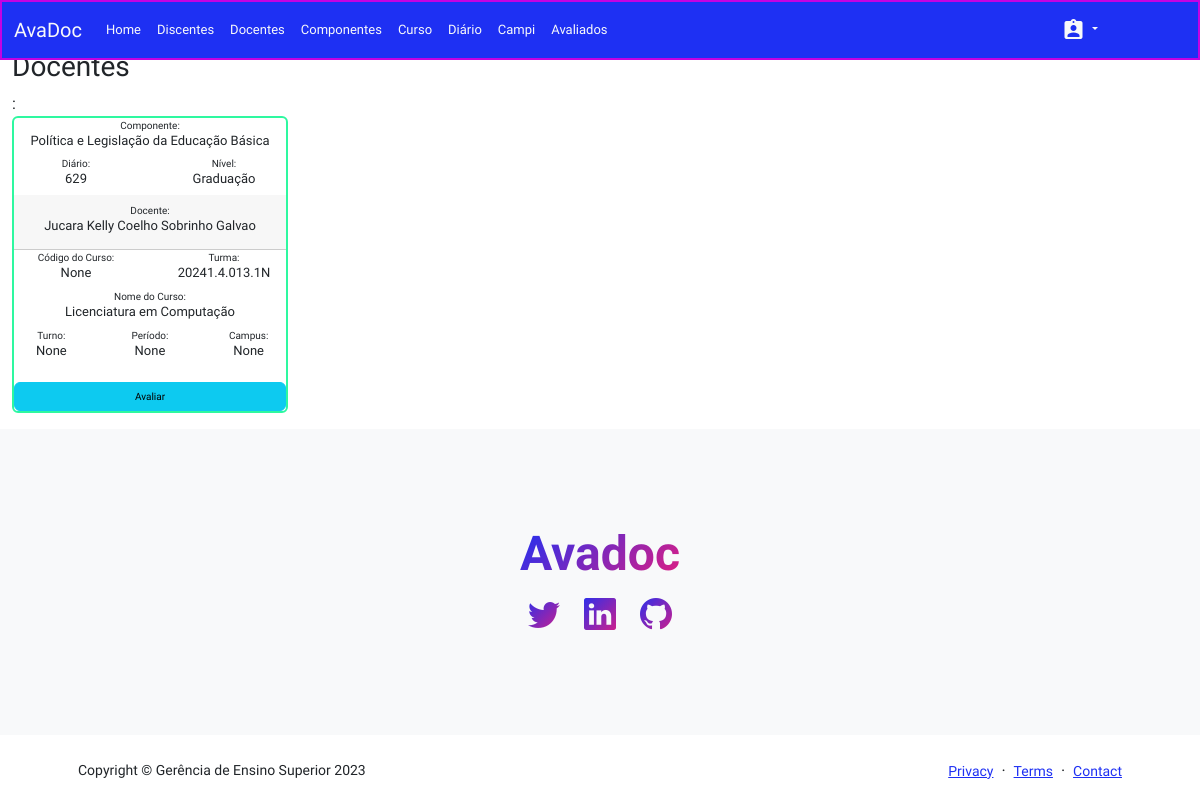
Screenshot of /index/20241.4.013.1N (signed in) with the database file from the repository.
### avadocApp/models.py (models this page shows, shortened)
class Diario(models.Model):
    id_diario = models.AutoField(primary_key=True)
    cod_diario =models.CharField(max_length=200, blank=True, null=True)
    sigla_diario = models.CharField(max_length=200, blank=True, null=True)
    nome_diario_componente = models.CharField(max_length=200, blank=True, null=True)
    siape_diario = models.CharField(max_length=200, blank=True, null=True)
    nivel_diario = models.CharField(max_length=200, blank=True, null=True)
    docente_diario = models.CharField(max_length=200, blank=True, null=True)
    ch_diario =models.CharField(max_length=200, blank=True, null=True)
    ch_aula_diario =models.CharField(max_length=200, blank=True, null=True)
    cod_curso_diario =models.CharField(max_length=200, blank=True, null=True)
    turma_diario= models.CharField(max_length=200, blank=True, null=True)
    nome_curso_diario = models.CharField(max_length=200, blank=True, null=True)
    turno_curso_diario = models.CharField(max_length=200, blank=True, null=True)
    periodo_diario = models.CharField(max_length=200, blank=True, null=True)
    campus_diario =models.CharField(max_length=200, blank=True, null=True)
    qtd_aluno_diario =models.CharField(max_length=200, blank=True, null=True)
    turma_discente = models.ForeignKey(Discente, models.DO_NOTHING, db_column='turma_discente', blank=True, null=True)

### avadocApp/views.py (the view)
# urls.py: path('index/<str:turma>', index, name='index'),
def index(request, turma):
    if request.user.is_authenticated:
        msg = ":"
        avaliados = Avadoc.objects.all()
        profs = Docente.objects.all()
        docentes = Diario.objects.all().filter(turma_diario=turma).values()
        discentes = Discente.objects.all()
        if len(docentes) == 0:
            return redirect('pag_sem_prof')
        else:
            return render(request, 'avadoc/index_div_r.html',
                          {'avaliados': avaliados, 'docentes': docentes, 'discentes': discentes, 'profs': profs, 'msg':msg})
    else:
        return render(request, "avadoc/pag_erro.html")

### avadocApp/templates/avadoc/index_div_r.html (shortened to what this page needs)
{% extends "avadoc/base.html" %}
{% load widget_tweaks %}
{% block corpo %}
    <h3>Docentes</h3>
     {{ msg }}
    <main class="row" style="color: rgb(197,1,226);">
        {% for diario in docentes %}
            <div class="col-lg-3 mb-3">
                <div class="card" style="border: solid 2px rgb(46,248,160); font-size: x-small; text-align: center;">
                    <div>
                        <label for="comp">Componente:</label>
                        <h6 id="comp" style="font-size: small">{{ diario.nome_diario_componente }}</h6>
                    </div>
                    <div class="row">
                        <div class="col-lg-6">
                            <label for="diario">Diário:</label>
                            <h6 id="diario" style="font-size: small">{{ diario.id_diario }}</h6>
                        </div>
                        <div class="col-lg-6">
                            <label for="nivel">Nível:</label>
                            <h6 id="nivel" style="font-size: small">{{ diario.nivel_diario }}</h6>
                        </div>
                    </div>
                    <div class="card-header">
                        <label for="prof">Docente:</label>
                        <h6 id="prof" style="font-size: small">{{ diario.docente_diario }}</h6>
                    </div>
                    <div class="row">
                        <div class="col-lg-6">
                            <label for="cod_curso">Código do Curso:</label>
                            <h6 id="cod_curso" style="font-size: small">{{ diario.cod_curso_diario }}</h6>
                        </div>
                        <div class="col-lg-6">
                            <label for="turma">Turma:</label>
                            <h6 id="turma" style="font-size: small">{{ diario.turma_diario }}</h6>
                        </div>
                    </div>
                    <div>
                        <label for="curso">Nome do Curso:</label>
                        <h6 id="curso" style="font-size: small">{{ diario.nome_curso_diario }}</h6>
                    </div>
                    <div class="row">
                        <div class="col-lg-4">
                            <label for="turno">Turno:</label>
                            <h6 id="turno" style="font-size: small">{{ diario.turno_curso_diario }}</h6>
                        </div>
                        <div class="col-lg-4">
                            <label for="periodo">Período:</label>
                            <h6 id="periodo" style="font-size: small">{{ diario.periodo_diario }}</h6>
                        </div>
                        <div class="col-lg-4">
                            <label for="campus">Campus:</label>
                            <h6 id="campus" style="font-size: small">{{ diario.campus_diario }}</h6>
                        </div>
                    </div>
                    <a id="meuLink" href="{% url 'avalia' diario.siape_diario %}" class="btn btn-info mt-3" style="font-size: 10px;">Avaliar</a>
                </div>
            </div>
        {% endfor %}
    </main>
{% endblock corpo %}

### avadocApp/static/css/estilo.css (style rules this page uses)
label { font-width: bold;; }

### rows the page displays
Diario: nome_diario_componente "Política e Legislação da Educação Básica", id_diario "629", nivel_diario "Graduação", docente_diario "Jucara Kelly Coelho Sobrinho Galvao", cod_curso_diario "None", turma_diario "20241.4.013.1N", nome_curso_diario "Licenciatura em Computação", turno_curso_diario "None", periodo_diario "None", campus_diario "None"

### other values shown
{{ msg }} ":"
